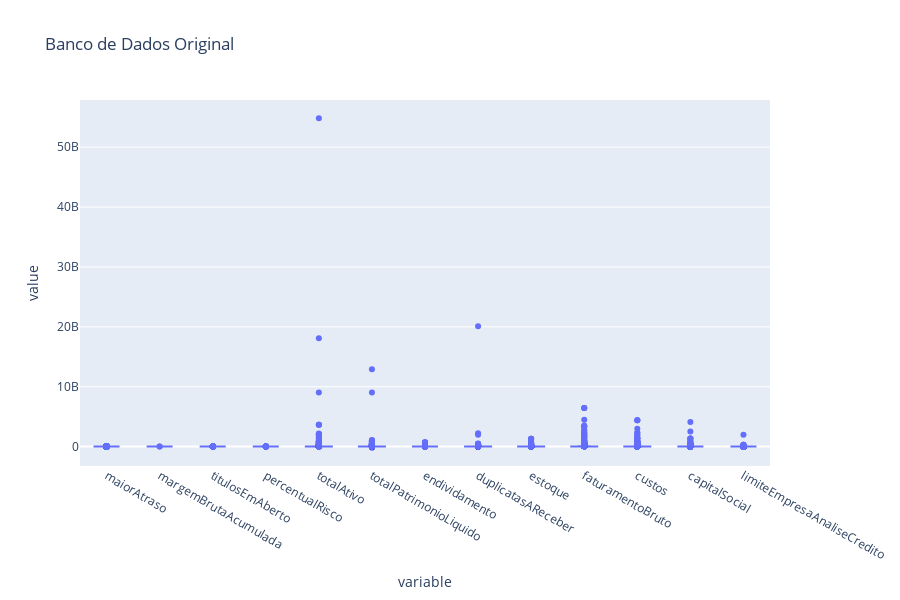

Write notebook code for a chart like this one.
### Code cell
fig = px.box(data_frame = df_num, height=600, title='Banco de Dados Original')
fig.show()

### Figure 1 — Plotly figure (JSON) as saved in the notebook; plotly's stock layout.template omitted (floating-point values rounded to 4 significant figures; data arrays with more than 128 entries replaced by an {"elided": "..."} marker saying what was removed)
{"data": [{"alignmentgroup": "True", "hovertemplate": "variable=%{x}<br>value=%{y}<extra></extra>", "legendgroup": "", "marker": {"color": "#636efa"}, "name": "", "notched": false, "offsetgroup": "", "orientation": "v", "showlegend": false, "type": "box", "x": {"elided": "19799 str values"}, "x0": " ", "xaxis": "x", "y": {"elided": "19799 float values"}, "y0": " ", "yaxis": "y"}], "layout": {"boxmode": "group", "height": 600, "legend": {"tracegroupgap": 0}, "title": {"text": "Banco de Dados Original"}, "xaxis": {"anchor": "y", "domain": [0, 1], "title": {"text": "variable"}}, "yaxis": {"anchor": "x", "domain": [0, 1], "title": {"text": "value"}}}}
